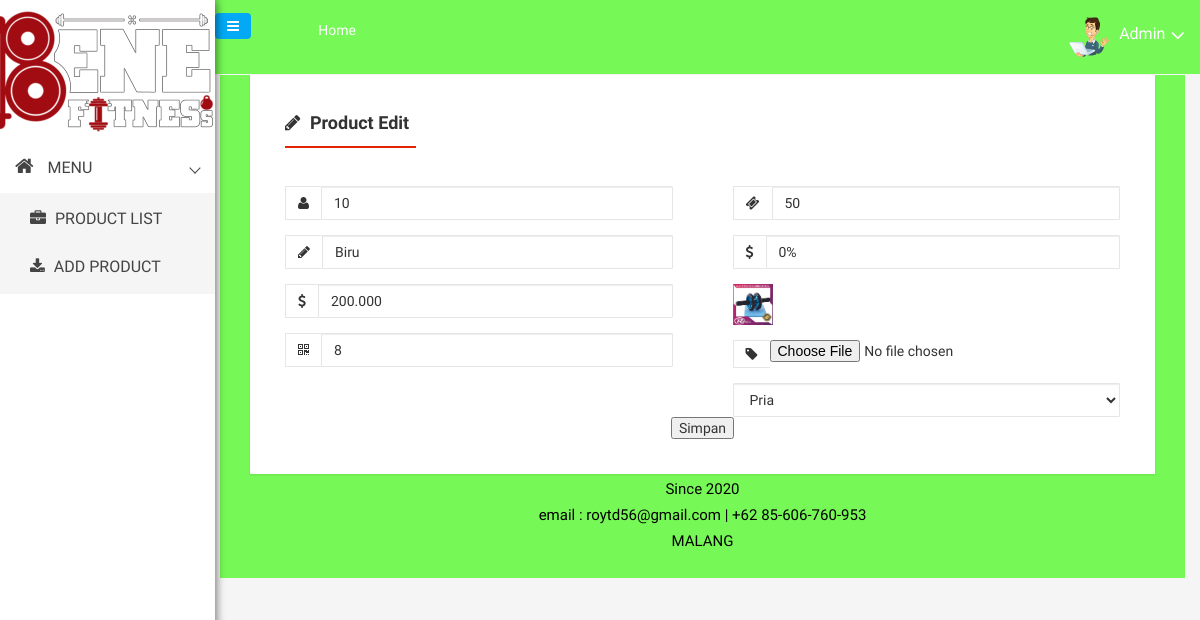
Screenshot of /index2.php?isi=edit-product&id=10 (signed in) with the database file from the repository.
### tables this page shows
CREATE TABLE `product_edit` (
  `id_barang` varchar(50) NOT NULL,
  `warna_barang` varchar(50) DEFAULT NULL,
  `harga` varchar(15) DEFAULT NULL,
  `jumlah` int(11) DEFAULT NULL,
  `ukuran` int(100) DEFAULT NULL,
  `diskon` varchar(4) DEFAULT NULL,
  `gambar` varchar(50) DEFAULT NULL,
  `kategori` enum('One Pupose','Multi Purpose') DEFAULT NULL
);

### content/form_update.php (the view, shortened to what this page needs)
<?php
$id_barang = $_GET ['id'];
include "koneksi.php";
$sql="SELECT * FROM product_edit where id_barang = '$id_barang'";
$tampilkan = mysqli_query($koneksi,$sql);
while($r = mysqli_fetch_assoc($tampilkan)){
	$warna_barang = $r['warna_barang'];
	$harga = $r['harga'];
	$Jumlah = $r['jumlah'];
	$ukuran = $r['ukuran'];
	$diskon = $r['diskon'];
	$gambar = $r['gambar'];
	$kategori = $r['kategori'];
}
?>
<form action = "prosesedit.php" method="POST">
<div class="col-lg-12 col-md-12 col-sm-12 col-xs-12">
                            <div class="review-tab-pro-inner">
                                <ul id="myTab3" class="tab-review-design">
                                    <li class="active"><a href="#description"><i class="fa fa-pencil" aria-hidden="true"></i> Product Edit</a></li>
                                </ul>
                                <div id="myTabContent" class="tab-content custom-product-edit">
                                    <div class="product-tab-list tab-pane fade active in" id="description">
                                        <div class="row">
                                            <div class="col-lg-6 col-md-6 col-sm-6 col-xs-12">
                                                <div class="review-content-section">
														<div class="input-group mg-b-pro-edt">
                                                        <span class="input-group-addon"><i class="fa fa-user" aria-hidden="true"></i></span>
                                                        <input type="text" class="form-control" name="id_barang" value='<?php echo $id_barang?>'>
														</div>
														<div class="input-group mg-b-pro-edt">
                                                        <span class="input-group-addon"><i class="fa fa-pencil" aria-hidden="true"></i></span>
                                                        <input type="text" class="form-control" name="warna_barang" value='<?php echo $warna_barang?>'>
                                                    </div>
                                                    <div class="input-group mg-b-pro-edt">
                                                        <span class="input-group-addon"><i class="fa fa-usd" aria-hidden="true"></i></span>
                                                        <input type="text" class="form-control" name="harga" value='<?php echo $harga?>'> </td>
                                                    </div>
                                                    <div class="input-group mg-b-pro-edt">
                                                        <span class="input-group-addon"><i class="fa fa-qrcode" aria-hidden="true"></i></span>
                                                        <input type="text" class="form-control" name="Jumlah" value='<?php echo $Jumlah?>'> </td>
                                                    </div>
                                                </div>
                                            </div>
                                            <div class="col-lg-6 col-md-6 col-sm-6 col-xs-12">
                                                <div class="review-content-section">
                                                    <div class="input-group mg-b-pro-edt">
                                                        <span class="input-group-addon"><i class="fa fa-ticket" aria-hidden="true"></i></span>
                                                        <input type="text" class="form-control" name="ukuran" value='<?php echo $ukuran?>'> </td>
                                                    </div>
                                                    <div class="input-group mg-b-pro-edt">
                                                        <span class="input-group-addon"><i class="fa fa-usd" aria-hidden="true"></i></span>
                                                        <input type="text" class="form-control" name="diskon" value='<?php echo $diskon?>'> </td>
                                                    </div>
													<?php
													if($gambar){
													?>
													<div class="input-group mg-b-pro-edt">
                                                       <img src="img/<?php echo $gambar;?>" height="40px" width="40px">
                                                    </div>
													<?php }?>
													<div class="input-group mg-b-pro-edt">
                                                        <span class="input-group-addon"><i class="fa fa-tag" aria-hidden="true"></i></span>
													<input type="file" name="gambar" id="gambar" value = "<?php echo $gambar;?>"> </td>
													</div>
                                                        <select name="kategori" class="form-control pro-edt-select form-control-primary">
															<option value="Pria" <?php if ($kategori=='Pria'){echo 'selected=\'selected\'';}?>>Pria</option>
														</select>
                                                </div>
                                            </div>
                                        </div>
                                        <div class="row">
                                            <div class="col-lg-12 col-md-12 col-sm-12 col-xs-12">
                                                <div class="text-center mg-b-pro-edt custom-pro-edt-ds">
                                                    <input type="submit" value="Simpan">
                                                </div>
                                            </div>
                                        </div>
                                    </div>

### css/main.css (style rules this page uses)
html { color: #222; font-size: 1em; line-height: 1.4; }
audio, canvas, iframe, img, svg, video { vertical-align: middle; }

### rows the page displays
product_edit: warna_barang "Biru", harga "200.000", Jumlah "8", ukuran "50", diskon "0%", gambar (picture)

### other values shown
$_SESSION['username'] "Admin"
